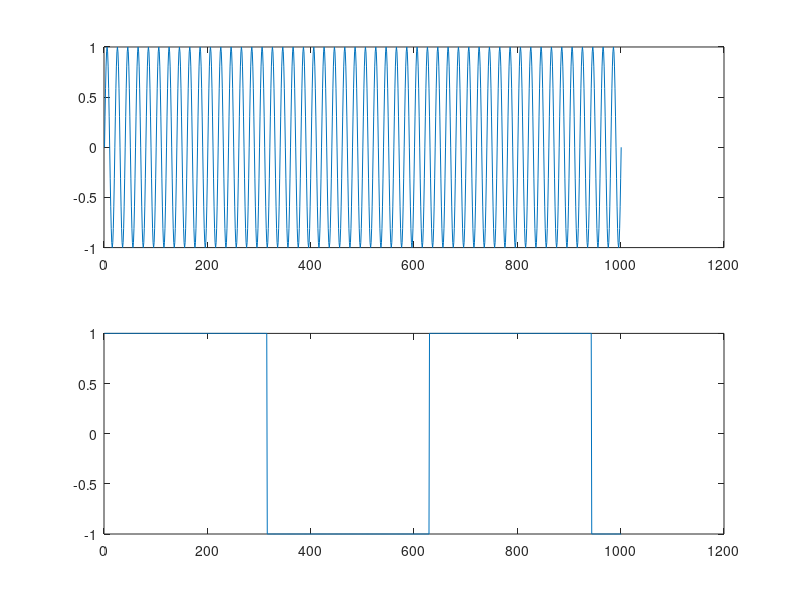

Write MATLAB code to recreate this figure. (Note: this script raises an error after producing the figure.)
% Trabajo Practico Nº 5
% Ejercicio 5
close all;
clear all;
N = 10;

t=0:0.01:N;
f= 5; % En Hz

S1 = sin( 2 * pi * t * f );
S2 = square(t);

figure(1);
subplot( 2, 1, 1 );
plot( S1 );
subplot( 2, 1, 2 );
plot( S2 );

figure(2);
Ys = convolucion_suma( S1, S2 );
Yc = conv( S1, S2 );
%Yf = filter( S1, S2 );
FT1 = fft(S1);
FT2 = fft(S2);
Yf = ifft( real( FT2 ) .* real( FT1 ) );
Yf2 = ifft( [ real( FT1 ) zeros( 1, length( S1 )-1 ) ] .* [ real( FT2 ) zeros( 1, length( S2 )-1 ) ] );

subplot( 5, 1, 1 );
plot( Ys );
title( "Convolucion x sumatoria" );

subplot( 5, 1, 2 );
plot( Yc );
title( "Conv" );

subplot( 5, 1, 3 );
plot( Yf );
title( "Convolucion x filtro" );

subplot( 5, 1, 4 );
plot( real( Yf ) );
title( "Convolucion x propiedad" );

subplot( 5, 1, 5 );
plot( real( Yf2 ) );
title( "Convolucion x propiedad + muestras" );
